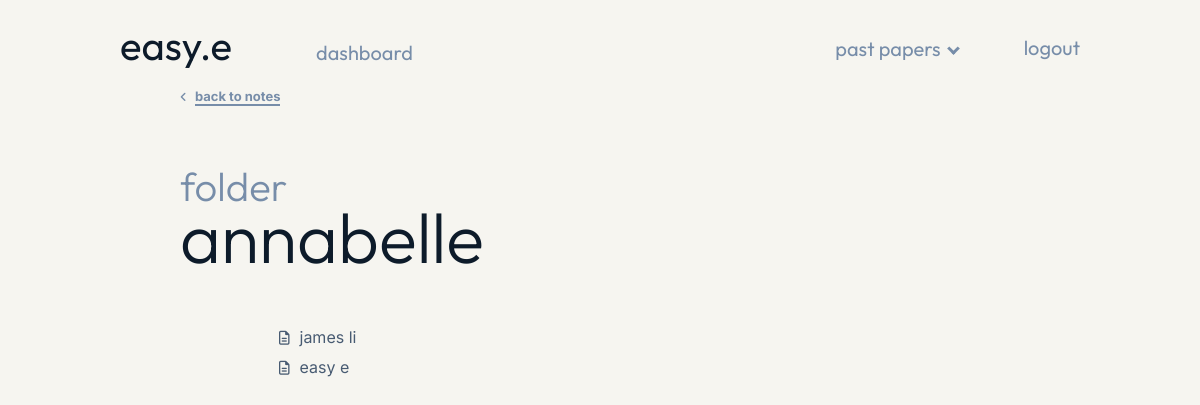
Page /folder/2 (signed in) on the earlier database version.
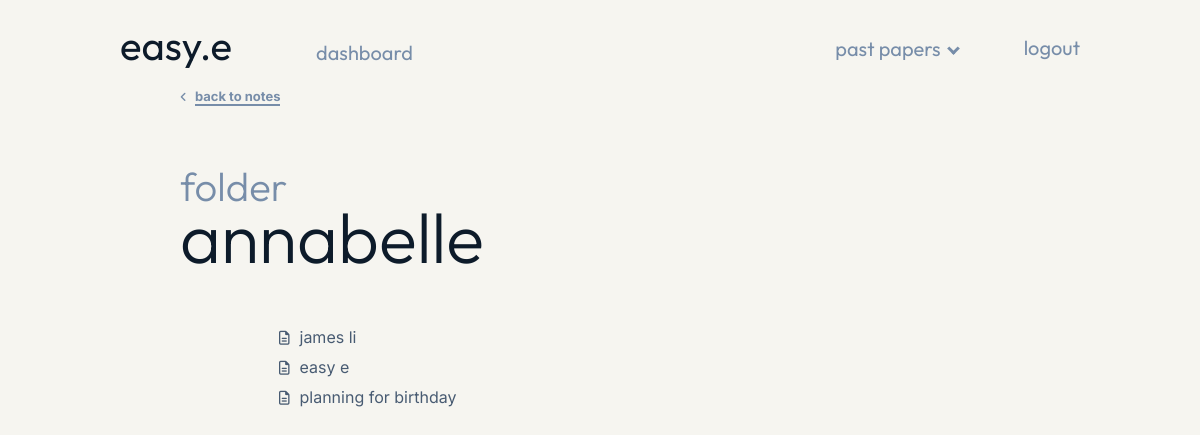
Same page on the later database version.
### models.py (models this page shows, shortened)
class Folders(db.Model):
    __tablename__ = "folders"
    id = db.Column(db.Integer, primary_key=True)
    user = db.Column(db.Integer(), db.ForeignKey("user_login.id"))
    name = db.Column(db.String(50))

class Notes(db.Model):
    __tablename__ = "notes"
    id = db.Column(db.Integer, primary_key=True)
    user = db.Column(db.Integer(), db.ForeignKey("user_login.id"))
    title = db.Column(db.String(50))
    favourite = db.Column(db.Boolean, default=False)
    folder = db.Column(db.Integer, db.ForeignKey("folders.id"))
    content = db.Column(db.String())
    folder_name = db.relationship("Folders", backref="folder")

### main.py (the view)
@app.route("/folder/<int:id>")
@login_required
def folder(id):
    folders = db.session.query(models.Folders).filter_by(user=current_user.id, id=id)
    notes = db.session.query(models.Notes).filter_by(user=current_user.id, folder=id)
    return render_template(
        "folder.html", name=current_user.name, notes=notes, folders=folders
    )

### main.py (called while the page is built)
@login_manager.user_loader
def load_user(user_id):
    return models.User.query.get(int(user_id))

### templates/folder.html (shortened to what this page needs)
{% extends "layout_user.html" %}
{% block content %}
<div class="page">
    <br>
    <span class="arrow_icon_left"><i class="fa-solid fa-angle-left"></i></span><a href="{{url_for('notes')}}" class="back_link">back to notes</a>
    {% for folder in folders %}
    <div class="notes_header">
        <h1 class="welcome">folder</h1>
        <h1 class="welcome_name">{{ folder.name }}</h1>
    </div>
    {% endfor %}
    {% for note in notes %}
        <div class="notes_list">
            <li class="notes_list_item"><span class="notes_icon"><i class="fa-regular fa-file-lines"></i></span><a href="/note/{{ note.id}}">{{ note.title }}</a></li>
        </div>
    {% endfor %}
</div>
{% endblock %}

Differences in the rows shown:
added Notes: title "planning for birthday"
